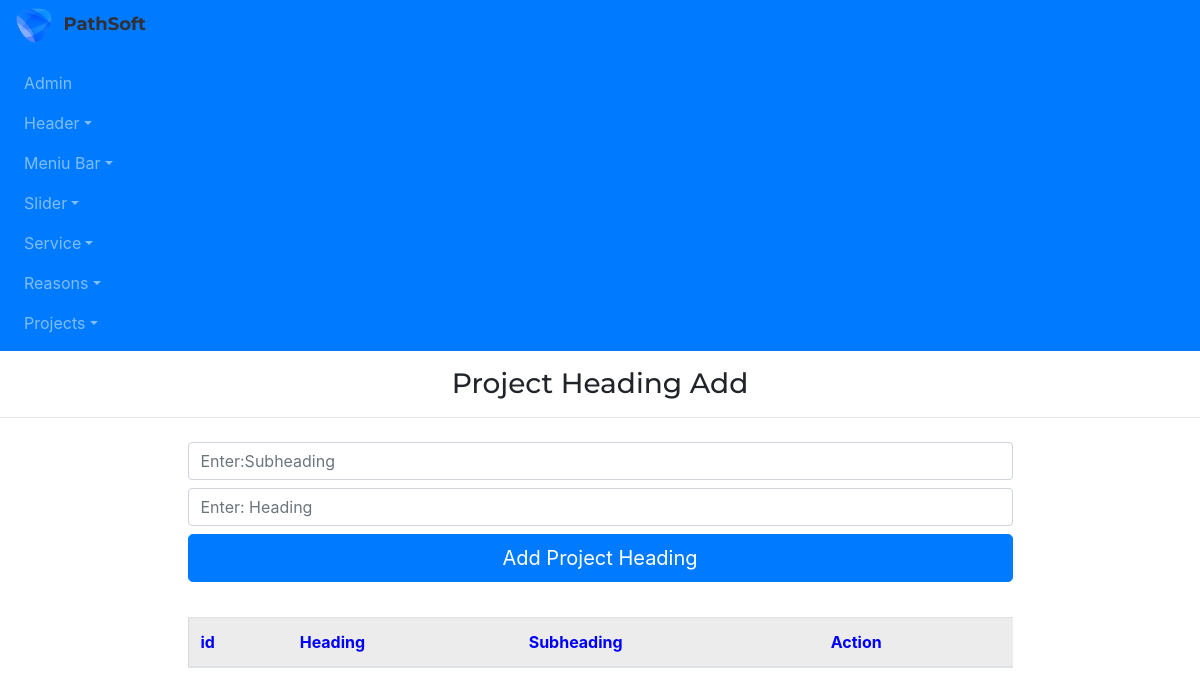
Before: /admin/projectHeadingAdd with the older database file.
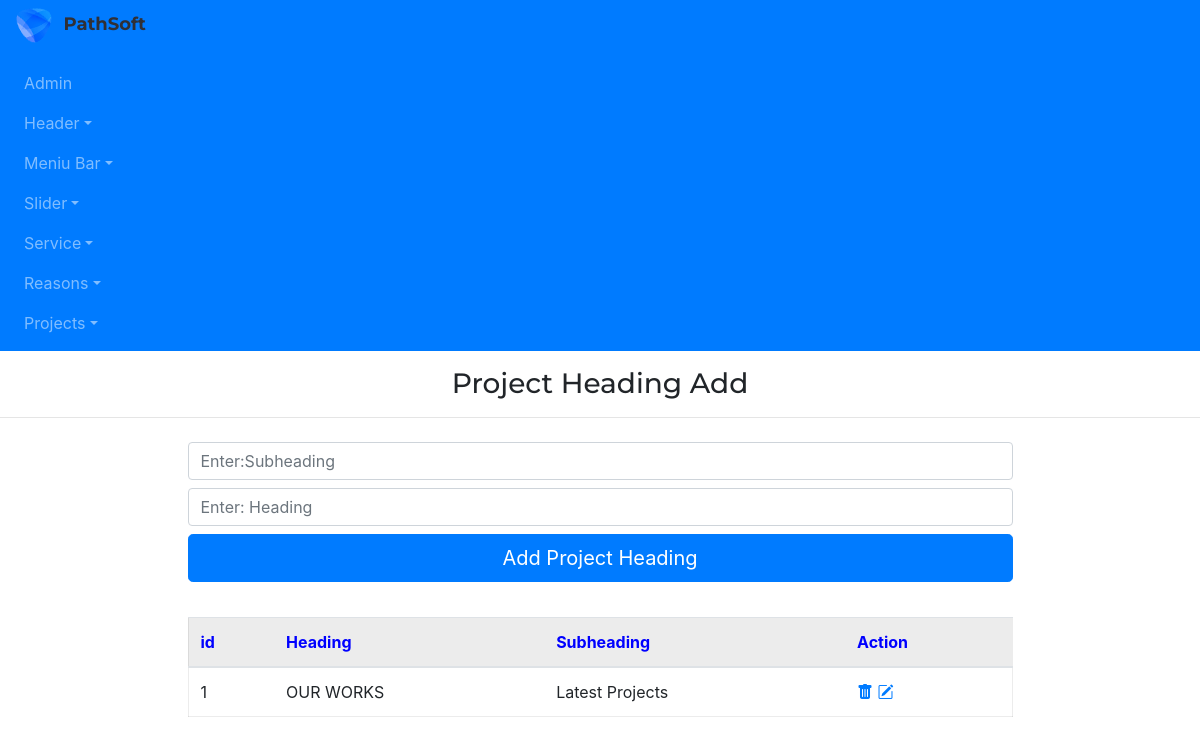
After: the same page with the newer database file.
### app/models.py (models this page shows)
class ProjectHeader(db.Model):
    id=db.Column(db.Integer,primary_key=True)
    project_subheading=db.Column(db.String(255))
    project_title=db.Column(db.String(255))

### admin/routes.py (the view, shortened to what this page needs)
@app.route("/admin/projectHeadingAdd", methods=['GET', 'POST'])
def projectHeadingAdd():
    form=ProjectHeaderForm()
    projectheadings=ProjectHeader.query.all()
    return render_template('admin/projectHeadingAdd.html',form=form, projectheadings=projectheadings)

### admin/forms.py
class ProjectHeaderForm(FlaskForm):
    project_subheading=StringField('project_subheading')
    project_title=StringField('project_title')
    submit=SubmitField()

### app/templates/admin/projectHeadingAdd.html
{% extends "admin/base.html" %}
{% block content %}
<h3 class="my-3" style="text-align: center;">Project Heading Add</h3>
<hr>
<div class="container marg">
    <div class="row justify-content-center">
        <div class="col-9">
            <form action="{{url_for('projectHeadingAdd')}}" method='POST'>
                {{ form.project_subheading(class="form-control my-2",placeholder="Enter:Subheading")}}
                {{ form.project_title(class="form-control my-2",placeholder="Enter: Heading")}}
                {{ form.submit(value='Add Project Heading',class='btn btn-primary btn-lg btn-block')}}
            </form>
        </div>
    </div>
</div>
<div class="container marg">
    <div class="row justify-content-center">
        <div class="col-9 ">
            <table class="table table-hover " style="margin:35px 0px; border:1px solid rgba(0,0,0,.075);">
                <thead>
                    <tr style="background-color: rgba(0,0,0,.075); color:blue">
                        <th scope="col">id</th>
                        <th scope="col">Heading</th>
                        <th scope="col">Subheading</th>
                        <th scope="col">Action</th>
                    </tr>
                </thead>
                <tbody>
                    {% for projectheading in projectheadings %}
                    <tr>
                        <td scope="row">{{projectheading.id}}</td>
                        <td>{{projectheading.project_subheading}}</td>
                        <td>{{projectheading.project_title}}</td>
                        <td>
                            <a href="{{url_for('projectHeadingDelete',id=projectheading.id)}}"><i
                                    class="bi bi-trash-fill"></i></a>
                            <a href="{{url_for('projectHeadingUpdate',id=projectheading.id)}}"><i
                                    class="bi bi-pencil-square"></i></a>
                        </td>
                    </tr>
                    {% endfor %}
                </tbody>
            </table>
        </div>
    </div>
</div>
{% endblock %}

Changed rows visible on the page:
added ProjectHeader: id "1", project_subheading "OUR WORKS", project_title "Latest Projects"
